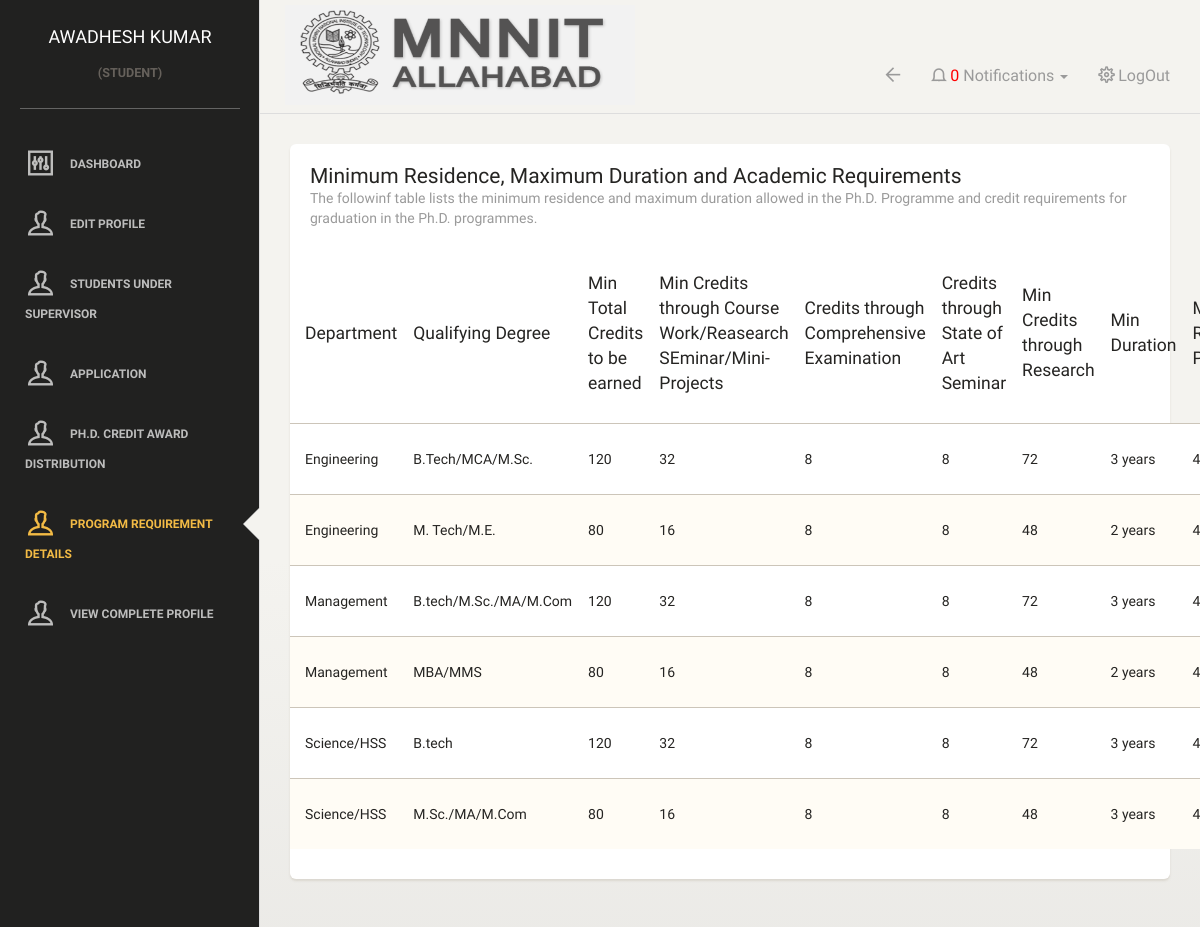
The page /progRequirement.php (signed in) on the database its author committed.
### tables this page shows
CREATE TABLE `studentmaster` (
  `reg_no` varchar(10) NOT NULL,
  `password` varchar(50) NOT NULL,
  `photo_path` varchar(50) NOT NULL,
  `category` varchar(10) NOT NULL,
  `program` varchar(20) NOT NULL,
  `name` varchar(50) NOT NULL,
  `father_name` varchar(50) NOT NULL,
  `address` varchar(100) NOT NULL,
  `contact_no` decimal(15,0) NOT NULL,
  `mail_id` varchar(30) NOT NULL,
  `hostel` varchar(50) NOT NULL,
  `gender` varchar(20) NOT NULL,
  `highest_qualification` varchar(100) NOT NULL,
  `nationality` varchar(25) NOT NULL,
  `admission_category_code` varchar(10) NOT NULL,
  `stipendiary` tinyint(1) NOT NULL,
  `program_type` varchar(25) NOT NULL,
  `program_category` varchar(25) NOT NULL,
  `dept_id` int(2) NOT NULL,
  `year_of_joining` varchar(20) NOT NULL
);

CREATE TABLE `studentmincredit` (
  `department` varchar(50) NOT NULL,
  `qualifying_degree` varchar(50) NOT NULL,
  `min_credit_to_earn` decimal(3,0) NOT NULL,
  `min_credit_through` decimal(2,0) NOT NULL,
  `credit_through_compre_exam` decimal(2,0) NOT NULL,
  `credit_through_soa` decimal(2,0) NOT NULL,
  `credit_through_research` decimal(2,0) NOT NULL,
  `min_duration` varchar(30) NOT NULL,
  `min_residence_full_time` varchar(30) NOT NULL,
  `max_duration_full_time` varchar(30) NOT NULL,
  `max_duration_part_time` varchar(30) NOT NULL
);

### includes/preProcess.php (called while the page is built, shortened)
<?php
if(!isset($_SESSION['reg_no']))
{
    header("location: ./");
}
else
    $reg_no = $_SESSION['reg_no'];
include("connect.php");
$is_admin = 0;
if(isset($_SESSION['is_admin']) && $_SESSION['is_admin'] == 1)
{
    $is_admin = 1;
    $name = "ADMIN";
    $url =  "//{$_SERVER['HTTP_HOST']}{$_SERVER['REQUEST_URI']}";
    $user['name'] = "ADMIN";
    $escaped_url = htmlspecialchars( $url, ENT_QUOTES, 'UTF-8' );
}else if(! strcmp($_SESSION['role'], "student"))
{
    $query = "SELECT * FROM studentmaster WHERE reg_no='$reg_no'";
    $results = mysqli_query($connection, $query);
    $user = mysqli_fetch_array($results);
    if(empty($user['photo_path']))
    {
        $user['photo_path']='./images/default.jpg';
    }
}
?>

### progRequirement.php (the view, shortened to what this page needs)
<?php
    include("./includes/preProcess.php");
?>
<!doctype html>
<html lang="en">
<head>
    <link href="assets/css/bootstrap.min.css" rel="stylesheet" />
    <link href="assets/css/animate.min.css" rel="stylesheet"/>
    <link href="assets/css/paper-dashboard.css" rel="stylesheet"/>
    <link href="http://maxcdn.bootstrapcdn.com/font-awesome/latest/css/font-awesome.min.css" rel="stylesheet">
    <link href="assets/css/themify-icons.css" rel="stylesheet">
    <link href="./css/myCss.css" rel="stylesheet">
</head>
<body>
<div class="wrapper">
	<div class="sidebar" data-background-color="black" data-active-color="warning">
    	<div class="sidebar-wrapper">
            <div class="logo">
                <?php include('./includes/topleft.php') ?>
            </div>
            <?php
                include("./includes/sideNav.php");
            ?>
    	</div>
    </div>
    <div class="main-panel">
		<nav class="navbar navbar-default">
            <div class="container-fluid">
                <div class="navbar-header">
                    <?php include('./includes/logo.php'); ?>
                </div>
                <div class="collapse navbar-collapse">
                    <?php include("./includes/topright.php") ?>
                </div>
            </div>
        </nav>
        <div class="content">
            <div class="container-fluid">
                <div class="row">
                    <div class="col-md-12">
                        <div class="card">
                            <div class="header">
                                <h4 class="title">Minimum Residence, Maximum Duration and Academic Requirements</h4>
                                <p class="category">The followinf table lists the minimum residence and maximum duration allowed in the Ph.D. Programme and credit requirements for graduation in the Ph.D. programmes.</p>
                            </div>
                            <div class="content table-responsive table-full-width">
                                <table class="table table-striped">
                                    <thead>
                                        <th>Department </th>
                                    	<th>Qualifying Degree</th>
                                    	<th>Min Total Credits to be earned</th>
                                        <th>Min Credits through Course Work/Reasearch SEminar/Mini-Projects </th>
                                        <th>Credits through Comprehensive Examination</th>
                                        <th>Credits through State of Art Seminar</th>
                                        <th>Min Credits through Research</th>
                                        <th>Min Duration</th>
                                        <th>Min Residence Period</th>
                                    </thead>
                                    <tbody>
                                        <?php
                                            $query = "SELECT * FROM studentmincredit";
                                            $allSemesters = mysqli_query($connection, $query);
                                            while( $thisSemester = mysqli_fetch_array($allSemesters) )
                                            {
                                        ?>
                                                <tr>
                                                    <td>
                                                        <?php echo $thisSemester['department']; ?>
                                                    </td>
                                                    <td>
                                                        <?php echo $thisSemester['qualifying_degree']; ?>
                                                    </td>
                                                    <td>
                                                        <?php echo $thisSemester['min_credit_to_earn']; ?>
                                                    </td>
                                                    <td>
                                                        <?php echo $thisSemester['min_credit_through']; ?>
                                                    </td>
                                                    <td>
                                                        <?php echo $thisSemester['credit_through_compre_exam']; ?>
                                                    </td>
                                                    <td>
                                                        <?php echo $thisSemester['credit_through_soa']; ?>
                                                    </td>
                                                    <td>
                                                        <?php echo $thisSemester['credit_through_research']; ?>
                                                    </td>
                                                    <td>
                                                        <?php echo $thisSemester['min_duration']; ?>
                                                    </td>
                                                    <td>
                                                        <?php echo $thisSemester['min_residence_full_time']; ?>
                                                    </td>
                                                </tr>
                                        <?php
                                            }
                                        ?>
                                    </tbody>
                                </table>
                            </div>
                        </div>
                    </div>
                </div>
            </div>
        </div>
    </div>
</div>
</body>
</html>

### includes/topleft.php
<a href="./dashboard.php" class="simple-text">
                <?php echo $user['name'] ?>
            </a>
            <?php if ($is_admin == 1)
            {
            ?>
            <center><h6>(admin)</h6></center>
            <?php
             } else {
             ?>
             <center><h6>(<?php echo $_SESSION['role']; ?>)</h6></center>
             <?php
             }
             ?>

### rows shown on the page
studentmaster: name "AWADHESH KUMAR"
studentmincredit: department "Engineering", qualifying_degree "B.Tech/MCA/M.Sc.", min_credit_to_earn "120", min_credit_through "32", credit_through_compre_exam "8", credit_through_soa "8", credit_through_research "72", min_duration "3 years", min_residence_full_time "4…"
studentmincredit: department "Engineering", qualifying_degree "M. Tech/M.E.", min_credit_to_earn "80", min_credit_through "16", credit_through_compre_exam "8", credit_through_soa "8", credit_through_research "48", min_duration "2 years", min_residence_full_time "4…"
studentmincredit: department "Management", qualifying_degree "B.tech/M.Sc./MA/M.Com", min_credit_to_earn "120", min_credit_through "32", credit_through_compre_exam "8", credit_through_soa "8", credit_through_research "72", min_duration "3 years", min_residence_full_time "4…"
studentmincredit: department "Management", qualifying_degree "MBA/MMS", min_credit_to_earn "80", min_credit_through "16", credit_through_compre_exam "8", credit_through_soa "8", credit_through_research "48", min_duration "2 years", min_residence_full_time "4…"
studentmincredit: department "Science/HSS", qualifying_degree "B.tech", min_credit_to_earn "120", min_credit_through "32", credit_through_compre_exam "8", credit_through_soa "8", credit_through_research "72", min_duration "3 years", min_residence_full_time "4…"
studentmincredit: department "Science/HSS", qualifying_degree "M.Sc./MA/M.Com", min_credit_to_earn "80", min_credit_through "16", credit_through_compre_exam "8", credit_through_soa "8", credit_through_research "48", min_duration "3 years", min_residence_full_time "4…"

### other values the page prints
$_SESSION['role'] "STUDENT"
$countNotifications "0"
